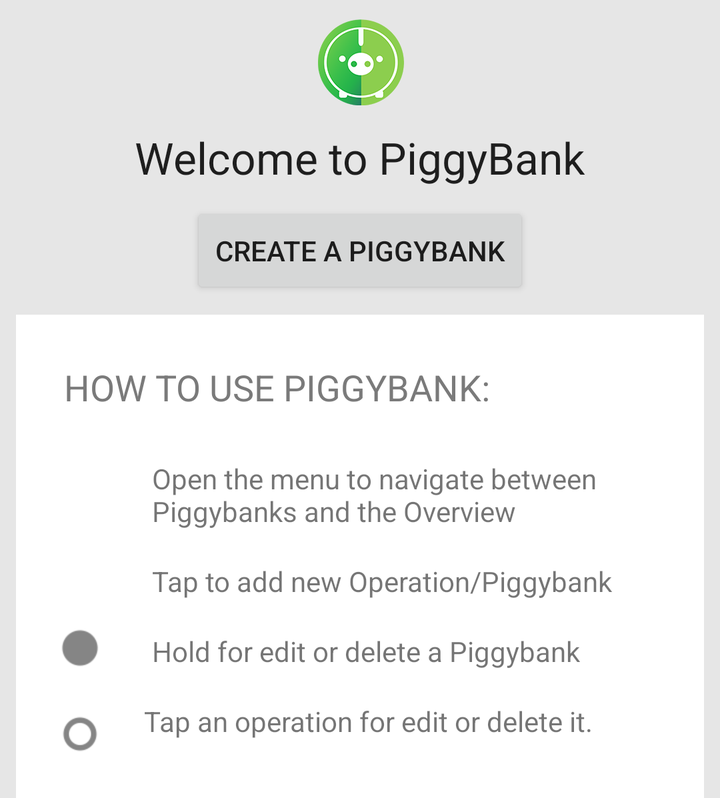
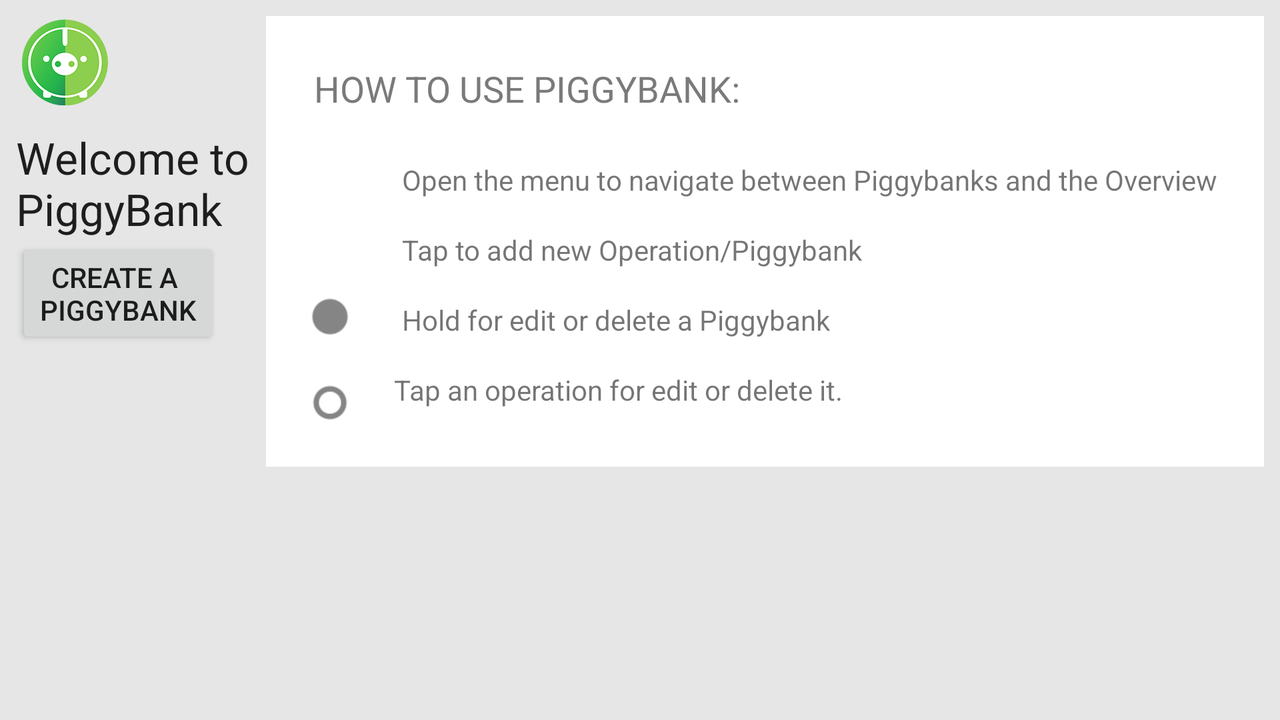

First picture: res/layout/ on a phone held upright. Second picture: the repository's own variant of that layout, on a device whose configuration matches the variant's folder. Source for both follows.
<!-- AndroidManifest.xml: application theme AppTheme -->
<!-- res/layout/welcome_view.xml -->
<?xml version="1.0" encoding="utf-8"?>
<RelativeLayout xmlns:android="http://schemas.android.com/apk/res/android"
    android:layout_width="match_parent"
    android:layout_height="wrap_content"
    android:background="@color/Holo_bg_grey" >

    <ImageView
        android:id="@+id/imgLogoEmpty"
        android:layout_width="wrap_content"
        android:layout_height="wrap_content"
        android:layout_alignParentTop="true"
        android:layout_centerInParent="true"
        android:layout_margin="8dp"
        android:contentDescription="@string/content_desc_logo"
        android:src="@drawable/ic_logo" />

    <TextView
        android:id="@+id/lblEmpty"
        android:layout_width="wrap_content"
        android:layout_height="wrap_content"
        android:layout_below="@id/imgLogoEmpty"
        android:layout_centerHorizontal="true"
        android:text="@string/first_time_title_view"
        android:textAllCaps="false"
        android:textAppearance="?android:attr/textAppearanceLarge" />

    <Button
        android:id="@+id/btnEmpty"
        android:layout_width="wrap_content"
        android:layout_height="wrap_content"
        android:layout_below="@+id/lblEmpty"
        android:layout_centerHorizontal="true"
        android:layout_marginTop="8dp"
        android:text="@string/first_time_button" />

    <RelativeLayout
        android:id="@+id/containerLayoutEmpty"
        android:layout_width="fill_parent"
        android:layout_height="wrap_content"
        android:layout_below="@id/btnEmpty"
        android:layout_marginLeft="8dp"
        android:layout_marginRight="8dp"
        android:layout_marginTop="8dp"
        android:addStatesFromChildren="true"
        android:background="@color/card_white"
        android:padding="8dp" >

        <TextView
            android:id="@+id/txtvInstrucctions"
            android:layout_width="fill_parent"
            android:layout_height="wrap_content"
            android:layout_margin="8dp"
            android:padding="8dp"
            android:text="@string/first_time_title_help"
            android:textAllCaps="true"
            android:textAppearance="?android:attr/textAppearanceMedium"
            android:textColor="@color/Holo_letter_grey" />
        
        <ImageView
            android:id="@+id/imgfirststep"
            android:layout_width="36dp"
            android:layout_height="36dp"
            android:layout_below="@id/txtvInstrucctions"
            android:layout_margin="8dp"
            android:scaleType="centerInside"
            android:src="@drawable/ic_drawer" />

         <TextView
             android:id="@+id/decor_first_step"
             android:layout_width="wrap_content"
             android:layout_height="wrap_content"
             android:layout_below="@id/txtvInstrucctions"
             android:text="@string/first_time_first_step"
             android:layout_toRightOf="@id/imgfirststep"
             android:layout_margin="8dp"
             android:textAppearance="?android:attr/textAppearanceSmall" />

         <ImageView
             android:id="@+id/imgSecondStep"
             android:layout_width="wrap_content"
             android:layout_height="wrap_content"
             android:layout_below="@id/decor_first_step"
             android:layout_margin="8dp"
             android:src="@drawable/ic_action_add_black" />

         <TextView
             android:id="@+id/decor_second_step"
             android:layout_width="wrap_content"
             android:layout_height="wrap_content"
             android:layout_alignLeft="@id/decor_first_step"
             android:layout_below="@id/decor_first_step"
             android:layout_marginBottom="8dp"
             android:layout_marginRight="8dp"
             android:layout_marginTop="8dp"
             android:layout_toRightOf="@id/imgSecondStep"
             android:text="@string/first_time_second_step"
             android:textAppearance="?android:attr/textAppearanceSmall" />

        <ImageView
            android:id="@+id/imgvLongClick"
            android:layout_width="wrap_content"
            android:layout_height="wrap_content"
            android:layout_below="@id/decor_second_step"
            android:layout_marginLeft="8dp"
            android:src="@drawable/ic_action_hold" />

        <TextView
            android:id="@+id/decor_third_step"
            android:layout_width="wrap_content"
            android:layout_height="wrap_content"
            android:layout_alignLeft="@id/decor_second_step"
            android:layout_below="@id/decor_second_step"
            android:layout_marginBottom="8dp"
            android:layout_marginRight="8dp"
            android:layout_marginTop="8dp"
            android:layout_toRightOf="@id/imgvLongClick"
            android:text="@string/first_time_third_step"
            android:textAppearance="?android:attr/textAppearanceSmall" />

        <ImageView
            android:id="@+id/imgTap"
            android:layout_width="wrap_content"
            android:layout_height="wrap_content"
                android:layout_below="@id/decor_third_step"
            android:layout_margin="8dp"
            android:src="@drawable/ic_action_tap" />

        <TextView
            android:id="@+id/decor_fourth_step"
            android:layout_width="wrap_content"
            android:layout_height="wrap_content"
            android:layout_below="@id/decor_third_step"
            android:text="@string/first_time_fourth_step"
             android:layout_toRightOf="@id/imgTap"
             android:layout_margin="8dp"
            android:textAppearance="?android:attr/textAppearanceSmall" />

    </RelativeLayout>

</RelativeLayout>
<!-- resources referenced by this layout -->
<resources>
  <color name="Holo_bg_grey">#e6e6e6</color>
  <color name="Holo_letter_grey">#7a7a7a</color>
  <color name="card_white">#ffffffff</color>
  <!-- drawable ic_action_hold: png bitmap (drawable-hdpi, 396 bytes) -->
  <!-- drawable ic_action_tap: png bitmap (drawable-hdpi, 465 bytes) -->
  <!-- drawable ic_logo: png bitmap (drawable-hdpi, 9440 bytes) -->
  <string name="content_desc_logo">Logo of Piggybank</string>
  <string name="first_time_button">Create a PiggyBank</string>
  <string name="first_time_first_step">Open the menu to navigate between Piggybanks and the Overview</string>
  <string name="first_time_fourth_step">Tap an operation for edit or delete it.</string>
  <string name="first_time_second_step">Tap to add new Operation/Piggybank</string>
  <string name="first_time_third_step">Hold for edit or delete a Piggybank</string>
  <string name="first_time_title_help">How to use Piggybank:</string>
  <string name="first_time_title_view">Welcome to PiggyBank</string>
  <style name="AppTheme" parent="@style/Theme.AppCompat.Light.DarkActionBar">
      </style>
</resources>
<!-- res/layout-land/welcome_view.xml (the repository's variant of the layout above) -->
<!-- drawn on the phone turned sideways -->
<?xml version="1.0" encoding="utf-8"?>
<RelativeLayout xmlns:android="http://schemas.android.com/apk/res/android"
    android:layout_width="match_parent"
    android:layout_height="fill_parent"
    android:background="@color/Holo_bg_grey" >

    <RelativeLayout
        android:id="@+id/containerLayoutEmpty"
        android:layout_width="fill_parent"
        android:layout_height="wrap_content"
        android:layout_marginLeft="8dp"
        android:layout_marginRight="8dp"
        android:layout_marginTop="8dp"
        android:layout_toRightOf="@+id/lblEmpty"
        android:addStatesFromChildren="true"
        android:background="@color/card_white"
        android:padding="8dp" >

        <TextView
            android:id="@+id/txtvInstrucctions"
            android:layout_width="fill_parent"
            android:layout_height="wrap_content"
            android:layout_margin="8dp"
            android:padding="8dp"
            android:text="@string/first_time_title_help"
            android:textAllCaps="true"
            android:textAppearance="?android:attr/textAppearanceMedium"
            android:textColor="@color/Holo_letter_grey" />
        
        <ImageView
            android:id="@+id/imgfirststep"
            android:layout_width="36dp"
            android:layout_height="36dp"
            android:layout_below="@id/txtvInstrucctions"
            android:layout_margin="8dp"
            android:scaleType="centerInside"
            android:src="@drawable/ic_drawer" />

         <TextView
             android:id="@+id/decor_first_step"
             android:layout_width="wrap_content"
             android:layout_height="wrap_content"
             android:layout_below="@id/txtvInstrucctions"
             android:text="@string/first_time_first_step"
             android:layout_toRightOf="@id/imgfirststep"
             android:layout_margin="8dp"
             android:textAppearance="?android:attr/textAppearanceSmall" />

         <ImageView
             android:id="@+id/imgSecondStep"
             android:layout_width="wrap_content"
             android:layout_height="wrap_content"
             android:layout_below="@id/decor_first_step"
             android:layout_margin="8dp"
             android:src="@drawable/ic_action_add_black" />

         <TextView
             android:id="@+id/decor_second_step"
             android:layout_width="wrap_content"
             android:layout_height="wrap_content"
             android:layout_alignLeft="@id/decor_first_step"
             android:layout_below="@id/decor_first_step"
             android:layout_marginBottom="8dp"
             android:layout_marginRight="8dp"
             android:layout_marginTop="8dp"
             android:layout_toRightOf="@id/imgSecondStep"
             android:text="@string/first_time_second_step"
             android:textAppearance="?android:attr/textAppearanceSmall" />

        <ImageView
            android:id="@+id/imgvLongClick"
            android:layout_width="wrap_content"
            android:layout_height="wrap_content"
            android:layout_below="@id/decor_second_step"
            android:layout_marginLeft="8dp"
            android:src="@drawable/ic_action_hold" />

        <TextView
            android:id="@+id/decor_third_step"
            android:layout_width="wrap_content"
            android:layout_height="wrap_content"
            android:layout_alignLeft="@id/decor_second_step"
            android:layout_below="@id/decor_second_step"
            android:layout_marginBottom="8dp"
            android:layout_marginRight="8dp"
            android:layout_marginTop="8dp"
            android:layout_toRightOf="@id/imgvLongClick"
            android:text="@string/first_time_third_step"
            android:textAppearance="?android:attr/textAppearanceSmall" />

        <ImageView
            android:id="@+id/imgTap"
            android:layout_width="wrap_content"
            android:layout_height="wrap_content"
                android:layout_below="@id/decor_third_step"
            android:layout_margin="8dp"
            android:src="@drawable/ic_action_tap" />

        <TextView
            android:id="@+id/decor_fourth_step"
            android:layout_width="wrap_content"
            android:layout_height="wrap_content"
            android:layout_below="@id/decor_third_step"
            android:text="@string/first_time_fourth_step"
             android:layout_toRightOf="@id/imgTap"
             android:layout_margin="8dp"
            android:textAppearance="?android:attr/textAppearanceSmall" />

    </RelativeLayout>

    <TextView
        android:id="@+id/lblEmpty"
        android:layout_width="wrap_content"
        android:layout_height="wrap_content"
        android:layout_alignLeft="@+id/imgLogoEmpty"
        android:layout_below="@+id/imgLogoEmpty"
        android:text="@string/first_time_title_view_land"
        android:textAllCaps="false"
        android:textAppearance="?android:attr/textAppearanceLarge" />

    <Button
        android:id="@+id/btnEmpty"
        android:layout_width="wrap_content"
        android:layout_height="wrap_content"
        android:layout_alignLeft="@+id/lblEmpty"
        android:layout_below="@+id/lblEmpty"
        android:text="@string/first_time_button_land" />

    <ImageView
        android:id="@+id/imgLogoEmpty"
        android:layout_width="wrap_content"
        android:layout_height="wrap_content"
        android:layout_alignParentTop="true"
        android:layout_margin="8dp"
        android:layout_marginLeft="74dp"
        android:contentDescription="@string/content_desc_logo"
        android:src="@drawable/ic_logo" />

</RelativeLayout>
<!-- resources referenced by the variant -->
<!-- as the phone turned sideways resolves them -->
<resources>
  <color name="Holo_bg_grey">#e6e6e6</color>
  <color name="Holo_letter_grey">#7a7a7a</color>
  <color name="card_white">#ffffffff</color>
  <!-- drawable ic_action_hold: png bitmap (drawable-hdpi, 396 bytes) -->
  <!-- drawable ic_action_tap: png bitmap (drawable-hdpi, 465 bytes) -->
  <!-- drawable ic_logo: png bitmap (drawable-hdpi, 9440 bytes) -->
  <string name="content_desc_logo">Logo of Piggybank</string>
  <string name="first_time_button_land">Create a \nPiggyBank</string>
  <string name="first_time_first_step">Open the menu to navigate between Piggybanks and the Overview</string>
  <string name="first_time_fourth_step">Tap an operation for edit or delete it.</string>
  <string name="first_time_second_step">Tap to add new Operation/Piggybank</string>
  <string name="first_time_third_step">Hold for edit or delete a Piggybank</string>
  <string name="first_time_title_help">How to use Piggybank:</string>
  <string name="first_time_title_view_land">Welcome to\nPiggyBank</string>
  <style name="AppTheme" parent="@style/Theme.AppCompat.Light.DarkActionBar">
      </style>
</resources>
